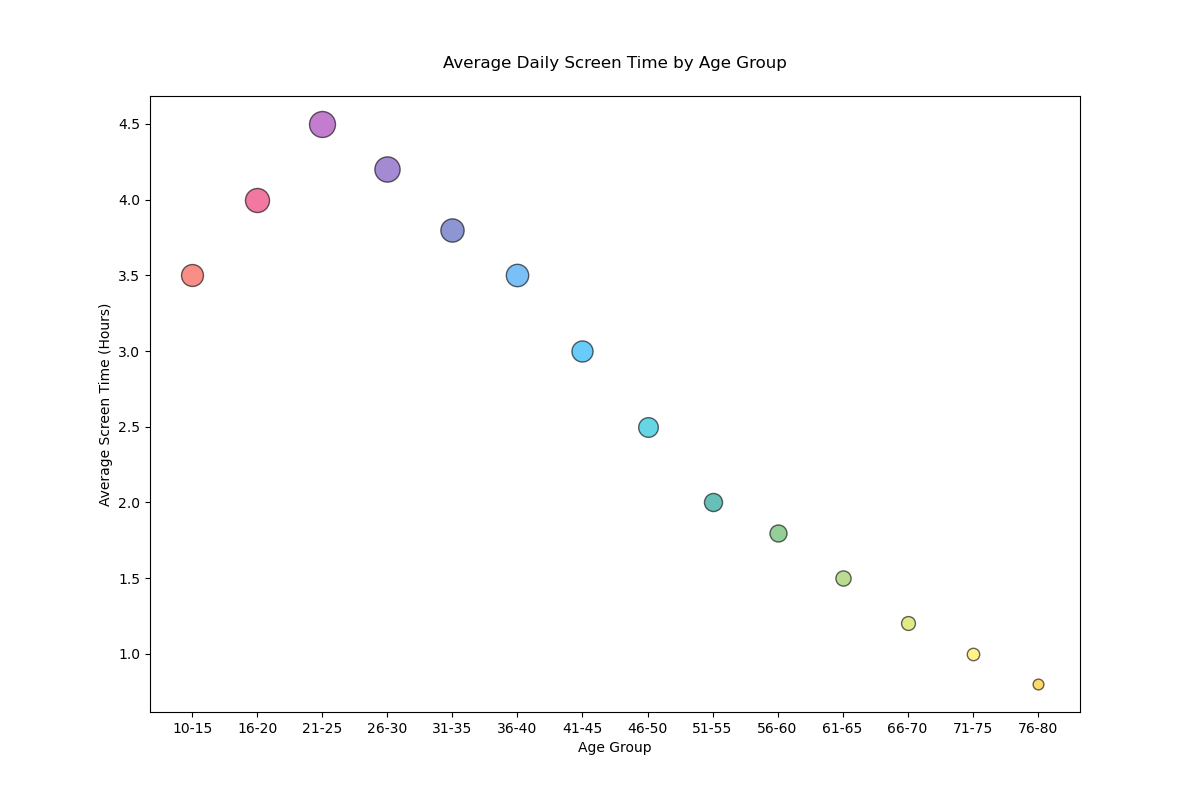

Generate this figure with Python:

import matplotlib.pyplot as plt

# Data
age_groups = ['10-15', '16-20', '21-25', '26-30', '31-35', '36-40', '41-45', '46-50', '51-55', '56-60', '61-65', '66-70', '71-75', '76-80']
average_screen_time = [3.5, 4.0, 4.5, 4.2, 3.8, 3.5, 3.0, 2.5, 2.0, 1.8, 1.5, 1.2, 1.0, 0.8]
population = [2500, 3000, 3500, 3300, 2800, 2600, 2300, 2000, 1700, 1500, 1200, 1000, 800, 600]
colors = ['#F44336', '#E91E63', '#9C27B0', '#673AB7', '#3F51B5', '#2196F3', '#03A9F4', '#00BCD4', '#009688', '#4CAF50', '#8BC34A', '#CDDC39', '#FFEB3B', '#FFC107']
sizes = [i / 10 for i in population]

fig, ax = plt.subplots(figsize=(12, 8))  # Modify width and height of the chart

# Bubble chart
for i in range(len(age_groups)):
    ax.scatter(age_groups[i], average_screen_time[i], s=sizes[i], alpha=0.6, color=colors[i], edgecolor='black')

# Title and labels
ax.set_title('Average Daily Screen Time by Age Group', pad=20)
ax.set_xlabel('Age Group')
ax.set_ylabel('Average Screen Time (Hours)')

plt.show()
